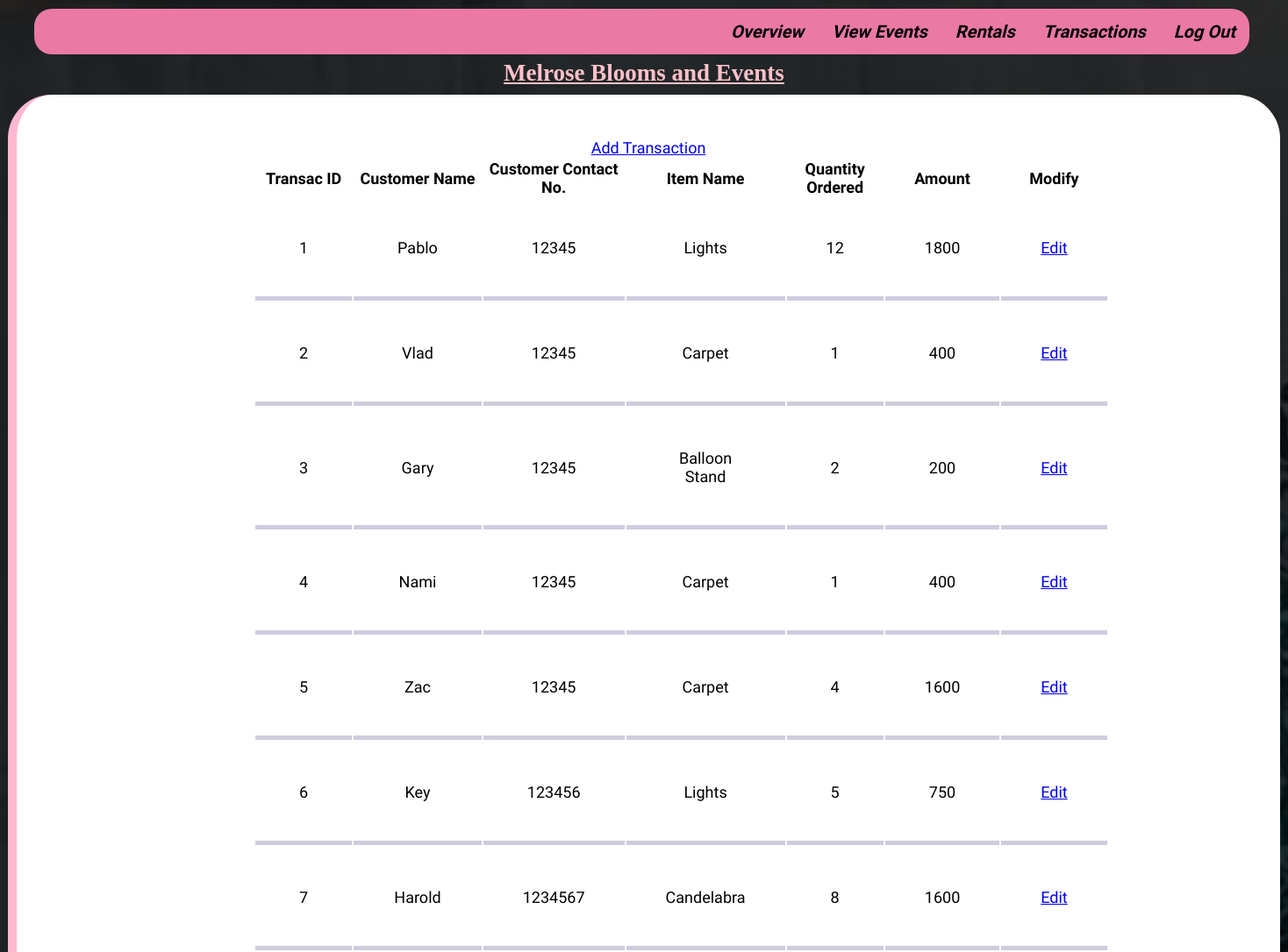
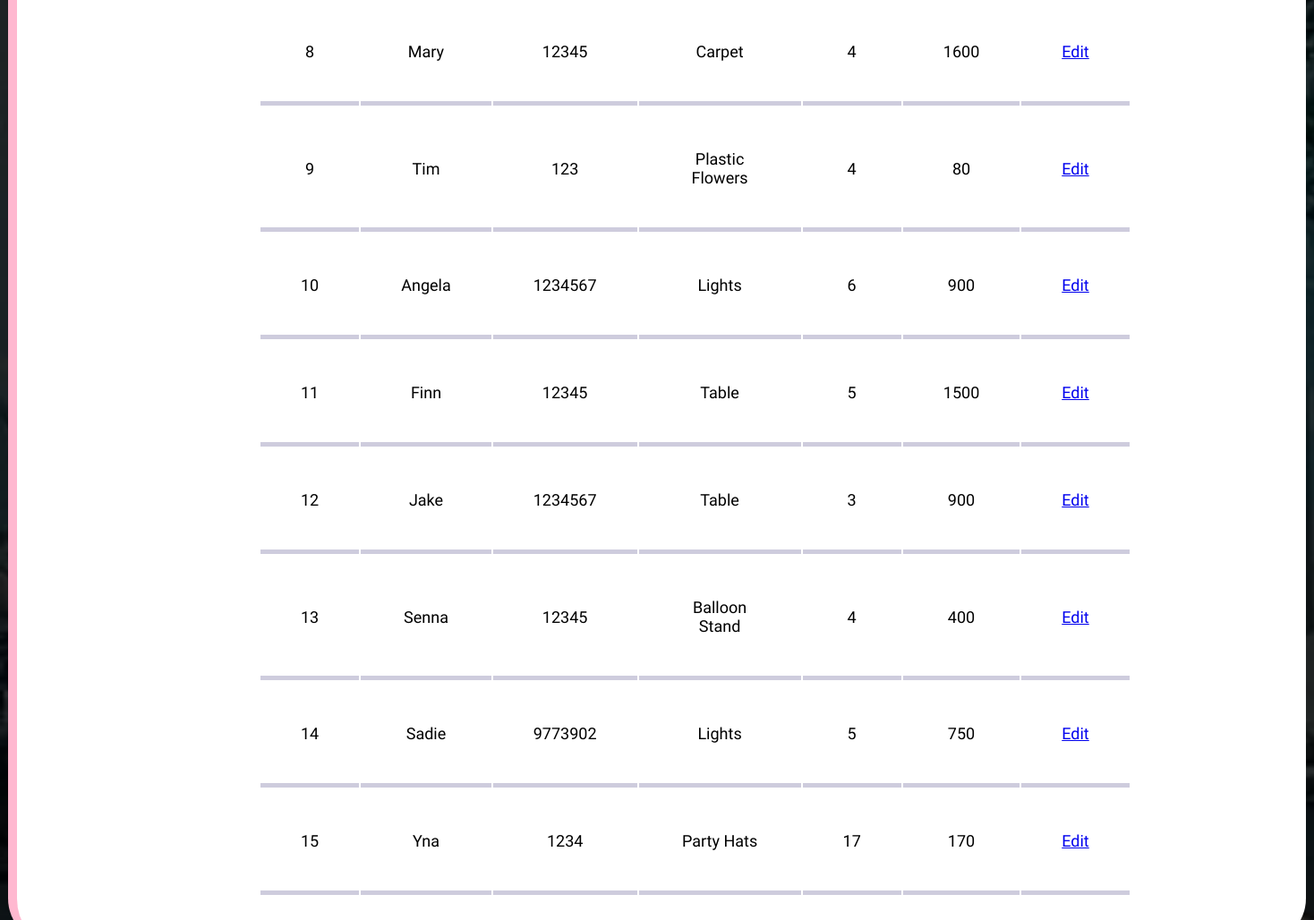
Screenshot of /index.php?page=transac (signed in) with the database file from the repository (2 pictures, top to bottom).
### tables this page shows
CREATE TABLE `rental_transac` (
  `trans_id` int(11) NOT NULL,
  `cust_name` varchar(50) NOT NULL,
  `cust_no` int(11) NOT NULL,
  `cash_depo` int(11) NOT NULL,
  `rental_id` int(11) NOT NULL,
  `cust_qty` int(11) NOT NULL,
  `item_total` int(11) NOT NULL
);

CREATE TABLE `rentals` (
  `rental_id` int(11) UNSIGNED NOT NULL,
  `item_name` varchar(50) NOT NULL,
  `rent_price` int(100) NOT NULL,
  `item_qty` int(11) NOT NULL
);

### classes/transacClass.php (called while the page is built, shortened)
<?php
class Transac{
	private $DB_SERVER='localhost';
	private $DB_USERNAME='root';
	private $DB_PASSWORD='';
	private $DB_DATABASE='test3';
	private $conn;
	public function __construct(){
		$this->conn = new PDO("mysql:host=".$this->DB_SERVER.";dbname=".$this->DB_DATABASE,$this->DB_USERNAME,$this->DB_PASSWORD);
	}
	public function list_transac(){
			 $sql="SELECT * FROM rental_transac";
			 $q = $this->conn->query($sql) or die("failed!");
			 while($r = $q->fetch(PDO::FETCH_ASSOC)){
			 $data[]=$r;
			 }
			 if(empty($data)){
				return false;
			 }else{
			 	return $data;
			 }
	}
	function get_rental_items($id){
		$sql="SELECT rental_id FROM rental_transac WHERE trans_id = :id";
		$q = $this->conn->prepare($sql);
		$q->execute(['id' => $id]);
		$rental_id = $q->fetchColumn();
		return $rental_id;
	}
	function get_item_name($id){
		$sql="SELECT item_name FROM rentals WHERE rental_id = :id";
		$q = $this->conn->prepare($sql);
		$q->execute(['id' => $id]);
		$item_name = $q->fetchColumn();
		return $item_name;
	}
function get_multiply($id){
    $sql = "SELECT r.rent_price, t.cust_qty
            FROM rentals r
            INNER JOIN rental_transac t ON r.rental_id = t.rental_id
            WHERE t.trans_id = :id";
    $query = $this->conn->prepare($sql);
    $query->execute(['id' => $id]);
    $result = $query->fetch();
    $transaction_price = $result['rent_price'] * $result['cust_qty'];
    return $transaction_price;
}
}

### transac-module/transac-read.php (the view, shortened to what this page needs)
<div id="proList">
<table id="tableP">
<a href="index.php?page=transac&subpage=add"> Add Transaction<i></a></i>
<tr>
<th>Transac ID  </th><th>Customer Name  </th> <th>Customer Contact No.</th> <th>Item Name</th> <th>Quantity Ordered</th> <th>Amount</th>  <th>Modify</th>
</tr>
<?php
$count = 1;
if($transacs->list_transac() != false){
foreach($transacs->list_transac() as $value){
   extract($value);
?>
      <tr>
        <td><?php echo $count;?></td>
        <td><?php echo $cust_name;?></td>
        <td><?php echo $cust_no;?></td>
        <td><?php echo $transacs->get_item_name($transacs->get_rental_items($trans_id));?></td>
        <td><?php echo $cust_qty;?></td>
        <td><?php echo $transacs->get_multiply($trans_id);?></td>
        <td><a href="index.php?page=transac&subpage=edit&id=<?php echo $trans_id;?>"> Edit</a></td>
      </tr>
      <tr>
<?php
 $count++;
}
}else{
  echo "No Record Found.";
}
?>
</table>
</div>

### index.php (shortened to what this page needs)
<?php
$page = (isset($_GET['page']) && $_GET['page'] != '') ? $_GET['page'] : '';
$subpage = (isset($_GET['subpage']) && $_GET['subpage'] != '') ? $_GET['subpage'] : '';
?>
<!DOCTYPE html>
<html>
<head>
    <link rel="stylesheet" href="css/custom.css?<?php echo time();?>">
</head>
<body>
    <div id="header">
      <h2><u> Melrose Blooms and Events </u></h2>
    </div>
<div id="wrapper">
  <div id="box">
  <ul>
     <li><a href="logout.php" class="pRight"><i> Log Out </i></a> </li>
     <li><a href="index.php?page=transac"><i> Transactions </i></a> </li>
     <li><a href="index.php?page=rentals"><i> Rentals </i></a> </li>
     <li><a href="index.php?page=event"><i> View Events </a></i> </li>
     <li><a href="index.php"><i> Overview </a></i> </li>
</ul>
  </div>
  <?php
      switch($page){
                case 'transac':
                  require_once 'transac-module/index.php';
                break;
      }

### transac-module/index.php (shortened to what this page needs)
<?php
include_once 'classes/transacClass.php';
$transacs = new Transac();
?>
<?php
      switch($subpage){
                default:
                    require_once 'transac-read.php';
                break;
      }

### css/custom.css (style rules this page uses)
html { margin: 0; padding: 0; }
ul { list-style-type: none; margin: 0; padding: 0; z-index: 1; overflow: hidden; background-color: #ea7aa3; position: fixed; top: 0; width: 1385px; border-radius: 20px; margin-top: 10px; }
li { float: right; }
li a { display: block; font-size: 20px; color: black; text-align: center; padding: 14px 16px; text-decoration: none; }
body { font-family: 'Assistant', sans-serif; font-size: 18px; background: url(../images/bg.png); background-size: cover; }
#wrapper { width: 1400px; margin: auto; height: auto; padding: 20px; border-left: 10px solid #ffb8d0; background-color: white; border-radius: 50px; }
#header { height: 40px; margin: 0 auto; padding-top: 60px; }
#box { width: 100%; }
#box a, #second-submenu a, #third-submenu a { text-decoration: none; color: #000; font-weight: bold; }
#proList { width: 900px; text-align: center; padding: 30px; float: center; margin: auto; }
.pRight { float: right; }
h2 { color: pink; margin: auto; text-align: center; font-family: "Times New Roman", Times, serif; }
td { border-bottom: 5px solid #ceccdd; padding: 45px; margin: 0 auto; text-align: center; }

### rows the page displays
rental_transac: cust_name "Pablo", cust_no "12345", $transacs->get_item_name($transacs->get_rental_items($trans_id)) "Lights", cust_qty "12", $transacs->get_multiply($trans_id) "1800"
rental_transac: cust_name "Vlad", cust_no "12345", $transacs->get_item_name($transacs->get_rental_items($trans_id)) "Carpet", cust_qty "1", $transacs->get_multiply($trans_id) "400"
rental_transac: cust_name "Gary", cust_no "12345", $transacs->get_item_name($transacs->get_rental_items($trans_id)) "Balloon Stand", cust_qty "2", $transacs->get_multiply($trans_id) "200"
rental_transac: cust_name "Nami", cust_no "12345", $transacs->get_item_name($transacs->get_rental_items($trans_id)) "Carpet", cust_qty "1", $transacs->get_multiply($trans_id) "400"
rental_transac: cust_name "Zac", cust_no "12345", $transacs->get_item_name($transacs->get_rental_items($trans_id)) "Carpet", cust_qty "4", $transacs->get_multiply($trans_id) "1600"
rental_transac: cust_name "Key", cust_no "123456", $transacs->get_item_name($transacs->get_rental_items($trans_id)) "Lights", cust_qty "5", $transacs->get_multiply($trans_id) "750"
rental_transac: cust_name "Harold", cust_no "1234567", $transacs->get_item_name($transacs->get_rental_items($trans_id)) "Candelabra", cust_qty "8", $transacs->get_multiply($trans_id) "1600"
rental_transac: cust_name "Mary", cust_no "12345", $transacs->get_item_name($transacs->get_rental_items($trans_id)) "Carpet", cust_qty "4", $transacs->get_multiply($trans_id) "1600"
rental_transac: cust_name "Tim", cust_no "123", $transacs->get_item_name($transacs->get_rental_items($trans_id)) "Plastic Flowers", cust_qty "4", $transacs->get_multiply($trans_id) "80"
rental_transac: cust_name "Angela", cust_no "1234567", $transacs->get_item_name($transacs->get_rental_items($trans_id)) "Lights", cust_qty "6", $transacs->get_multiply($trans_id) "900"
rental_transac: cust_name "Finn", cust_no "12345", $transacs->get_item_name($transacs->get_rental_items($trans_id)) "Table", cust_qty "5", $transacs->get_multiply($trans_id) "1500"
rental_transac: cust_name "Jake", cust_no "1234567", $transacs->get_item_name($transacs->get_rental_items($trans_id)) "Table", cust_qty "3", $transacs->get_multiply($trans_id) "900"
rental_transac: cust_name "Senna", cust_no "12345", $transacs->get_item_name($transacs->get_rental_items($trans_id)) "Balloon Stand", cust_qty "4", $transacs->get_multiply($trans_id) "400"
rental_transac: cust_name "Sadie", cust_no "9773902", $transacs->get_item_name($transacs->get_rental_items($trans_id)) "Lights", cust_qty "5", $transacs->get_multiply($trans_id) "750"
rental_transac: cust_name "Yna", cust_no "1234", $transacs->get_item_name($transacs->get_rental_items($trans_id)) "Party Hats", cust_qty "17", $transacs->get_multiply($trans_id) "170"
